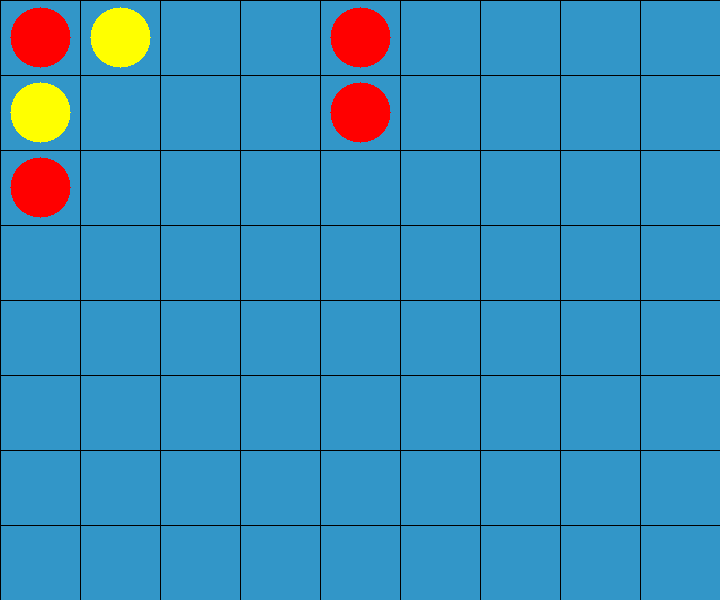
#> input picture test_bga.png, 720 x 600 px
$ python -i image_processor_backup.py   (imports and definitions only)
#> lines starting #> are read from the running program, lines starting #| are printed output that depends on the picture; after the words box and inside, x2 and y2 are one past the last pixel; in counts of white or black regions, pixels touching at a corner belong together
#> further down, picture is the input picture: shape (600, 720, 3); mean B, G, R 187, 143.6, 56.7
import cv2
import numpy as np

ROWS = 8
COLS = 9
EMPTY = 0
PLAYER1 = 1  # Rouge
PLAYER2 = 2  # Jaune

def process_connect4_image(image_bytes):
    """
    Analyse une image de puissance 4 et renvoie une matrice (ROWSxCOLS).
    Convention: Ligne 0 = Haut du plateau (visuellement).
    """
    nparr = np.frombuffer(image_bytes, np.uint8)
    image = cv2.imdecode(nparr, cv2.IMREAD_COLOR)

    if image is None:
        raise ValueError("Impossible de décoder l'image OpenCV.")

    # Redimensionnement optionnel (limite portée à 2000px pour garder la netteté)
    height, width = image.shape[:2]
    max_dim = 2000
    if max(height, width) > max_dim:
        scale = max_dim / max(height, width)
        image = cv2.resize(image, (int(width * scale), int(height * scale)))

    return _grid_detection(image)

def _grid_detection(image):
    """
    Détection robuste du plateau basée sur le découpage de l'image (si un cadre bleu est détecté).
    """
    hsv = cv2.cvtColor(image, cv2.COLOR_BGR2HSV)
#> hsv: shape (600, 720, 3); mean H, S, V 93.9, 188.6, 197

    # 1. Isoler le plateau bleu pour l'aligner parfaitement
    lower_blue = np.array([85, 40, 40])      # Réduit les minima pour capturer des bleus moins saturés
    upper_blue = np.array([145, 255, 255])   # Légèrement élargi
    mask_blue = cv2.inRange(hsv, lower_blue, upper_blue)
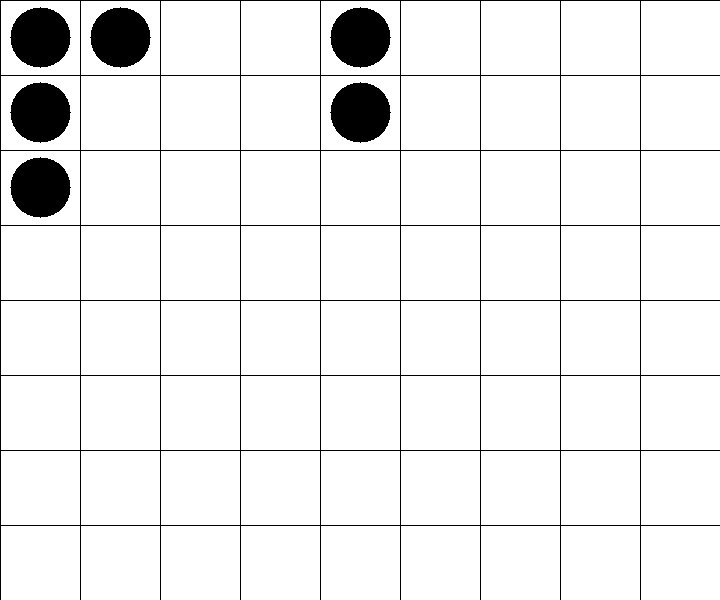
#> mask_blue: shape (600, 720); 93.5% white; 7 black regions

    contours, _ = cv2.findContours(mask_blue, cv2.RETR_EXTERNAL, cv2.CHAIN_APPROX_SIMPLE)
#> contours = 72 contours; largest, box (x1, y1, x2, y2) and area: (641, 526, 720, 600) 5694, (561, 526, 640, 600) 5694, (481, 526, 560, 600) 5694, (401, 526, 480, 600) 5694, (321, 526, 400, 600) 5694
    if contours:
        largest_contour = max(contours, key=cv2.contourArea)
#> largest_contour = [[641, 526], [641, 599], [719, 599], [719, 526]]
        x, y, w, h_box = cv2.boundingRect(largest_contour)
#> x = 641; y = 526; w = 79; h_box = 74
        # Vérification : le plateau bleu doit occuper au moins 40% de l'image (réduit de 50% pour plus de flexibilité)
        if w * h_box > 0.4 * image.shape[0] * image.shape[1]:
            margin = max(1, int(w * 0.01))
            image = image[y+margin:y+h_box-margin, x+margin:x+w-margin]
            hsv = cv2.cvtColor(image, cv2.COLOR_BGR2HSV)

    h, w = image.shape[:2]
#> h = 600; w = 720
    cell_h = h / ROWS
#> cell_h = 75
    cell_w = w / COLS
#> cell_w = 80

    # 2. Masques de couleur pour les pions (plages élargies pour meilleureétection)
    # ROUGE : teintes 0-10 et 160-180 (HSV cyclique)
    lower_red1 = np.array([0, 100, 50])      # Réduit saturation min pour capturer teintes pâles
    upper_red1 = np.array([12, 255, 255])
    lower_red2 = np.array([158, 100, 50])
    upper_red2 = np.array([180, 255, 255])
    mask_red1 = cv2.inRange(hsv, lower_red1, upper_red1)
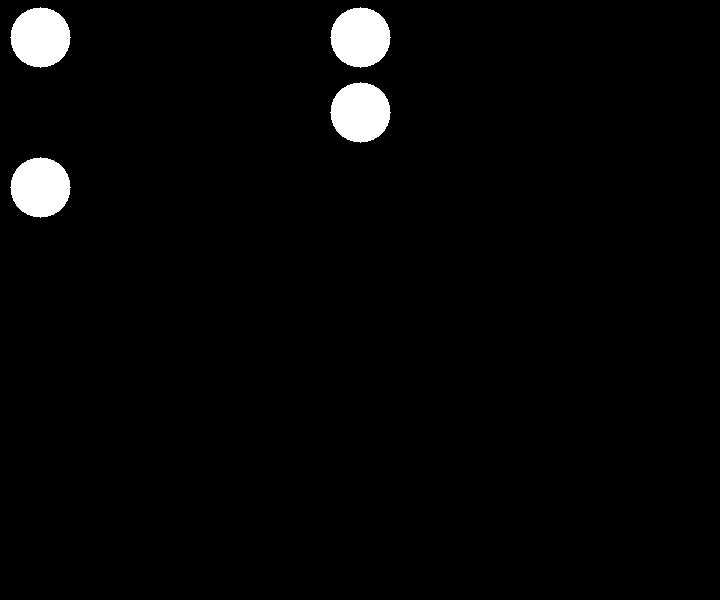
#> mask_red1: shape (600, 720); 2.6% white; 4 white regions, box (x1, y1, x2, y2) and area: (10, 7, 71, 68) 2821, (330, 7, 391, 68) 2821, (330, 82, 391, 143) 2821, (10, 157, 71, 218) 2821
    mask_red2 = cv2.inRange(hsv, lower_red2, upper_red2)
#> mask_red2: shape (600, 720); every value is 0
    mask_red = cv2.bitwise_or(mask_red1, mask_red2)

    # JAUNE : teintes 15-40 (plage restrictive pour éviter faux positifs du fond)
    lower_yellow = np.array([15, 120, 100])  # S≥120 pour exclure fond pâle, V≥100 pour saturation
    upper_yellow = np.array([35, 255, 255])  # H réduit à 35 pour éviter teintes vertes
    mask_yellow = cv2.inRange(hsv, lower_yellow, upper_yellow)
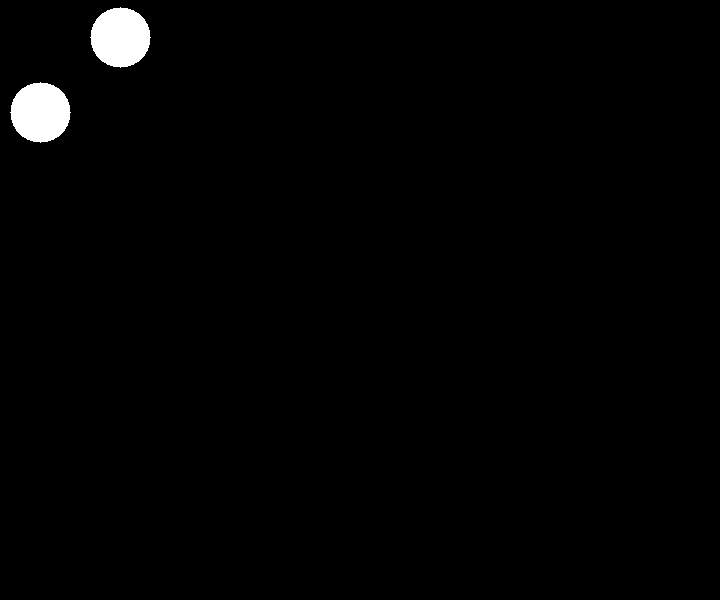
#> mask_yellow: shape (600, 720); 1.3% white; 2 white regions, box (x1, y1, x2, y2) and area: (90, 7, 151, 68) 2821, (10, 82, 71, 143) 2821

    # Érosion/Dilatation pour réduire le bruit (kernel 5x5 pour plus agressif)
    kernel = cv2.getStructuringElement(cv2.MORPH_ELLIPSE, (5, 5))
    mask_red = cv2.morphologyEx(mask_red, cv2.MORPH_OPEN, kernel)
#> mask_red: shape (600, 720); 2.6% white; 4 white regions, box (x1, y1, x2, y2) and area: (11, 7, 70, 68) 2815, (331, 7, 390, 68) 2815, (331, 82, 390, 143) 2815, (11, 157, 70, 218) 2815
    mask_yellow = cv2.morphologyEx(mask_yellow, cv2.MORPH_OPEN, kernel)
#> mask_yellow: shape (600, 720); 1.3% white; 2 white regions, box (x1, y1, x2, y2) and area: (91, 7, 150, 68) 2815, (11, 82, 70, 143) 2815

    grid = [[EMPTY for _ in range(COLS)] for _ in range(ROWS)]
#> grid = [[0, 0, 0, 0, 0, 0, 0, 0, 0], [0, 0, 0, 0, 0, 0, 0, 0, 0], [0, 0, 0, 0, 0, 0, 0, 0, 0], [0, 0, 0, 0, 0, 0, 0, 0, 0], [0, 0, 0, 0, 0, 0, 0, 0, 0], [0, 0, 0, 0, 0, 0, 0, 0, 0], [0, 0, 0, 0, 0, 0, 0, 0, 0], [0, 0, 0, 0, 0, 0, 0, 0, 0]]

    # 3. Échantillonner chaque cellule pour déterminer s'il y a un pion rouge ou jaune
    for row in range(ROWS):
        for col in range(COLS):
            # Zone centrale de 40% (exclut les bords à 30%)
            y_start = int(row * cell_h + cell_h * 0.3)
            y_end = int((row + 1) * cell_h - cell_h * 0.3)
            x_start = int(col * cell_w + cell_w * 0.3)
            x_end = int((col + 1) * cell_w - cell_w * 0.3)

            roi_red = mask_red[y_start:y_end, x_start:x_end]
            roi_yellow = mask_yellow[y_start:y_end, x_start:x_end]

            red_pixels = cv2.countNonZero(roi_red)
            yellow_pixels = cv2.countNonZero(roi_yellow)

            total = max(1, (y_end - y_start) * (x_end - x_start))

            rR = red_pixels / total
            yR = yellow_pixels / total

            # Détection : plus de 35% de la couleur détectée au centre = Pion identifié
            # Threshold élevé (35%) réduit les faux positifs du fond
            if rR > 0.35 and rR > yR:
                grid[row][col] = PLAYER1
            elif yR > 0.35 and yR >= rR:
                grid[row][col] = PLAYER2
#> roi_red: shape (30, 32); every value is 0
#> after the loop, grid = [[1, 2, 0, 0, 1, 0, 0, 0, 0], [2, 0, 0, 0, 1, 0, 0, 0, 0], [1, 0, 0, 0, 0, 0, 0, 0, 0], [0, 0, 0, 0, 0, 0, 0, 0, 0], [0, 0, 0, 0, 0, 0, 0, 0, 0], [0, 0, 0, 0, 0, 0, 0, 0, 0], [0, 0, 0, 0, 0, 0, 0, 0, 0], [0, 0, 0, 0, 0, 0, 0, 0, 0]]

    return grid

>>> import cv2
>>> picture = cv2.imread('test_bga.png')
>>> result = _grid_detection(picture)
#> result has the same summary as grid in _grid_detection
